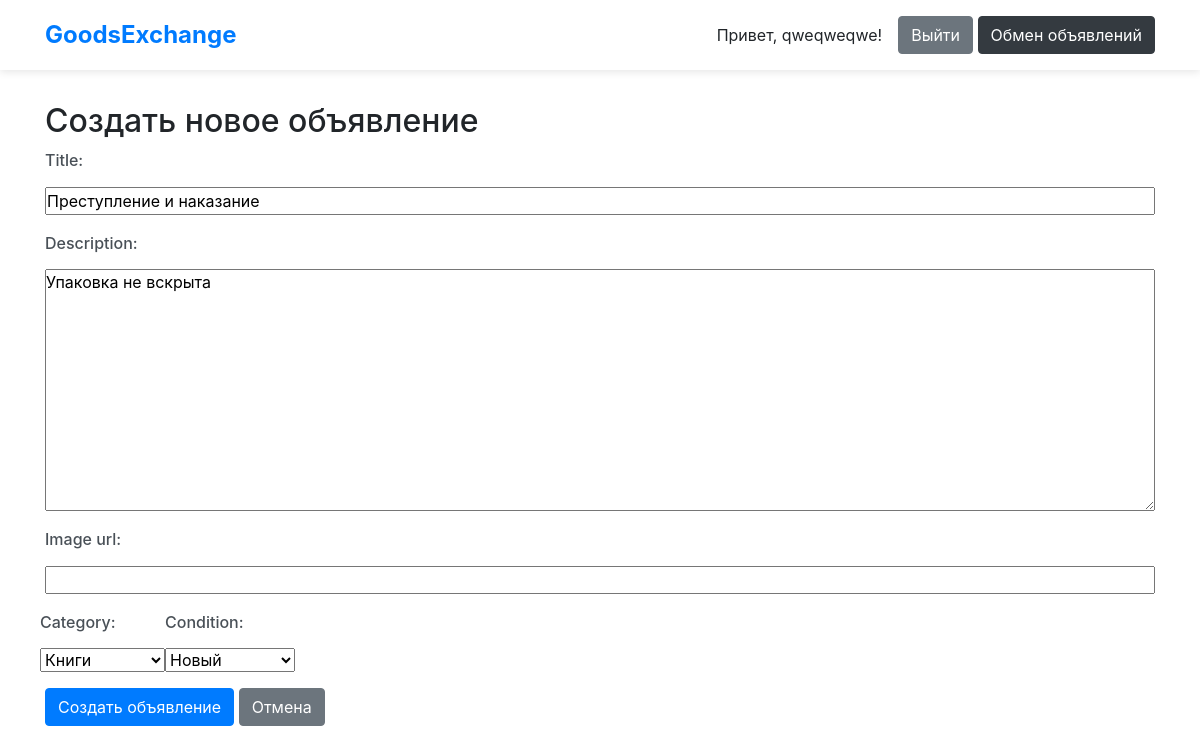
Screenshot of /ad/6/edit/ (signed in) with the database file from the repository.
### exchange_app/models.py (models this page shows, shortened)
class Ad(models.Model):
    CATEGORY_CHOICES = [
        ('electronics', 'Электроника'),
        ('books', 'Книги'),
        ('clothing', 'Одежда'),
        ('other', 'Другое'),
    ]
    CONDITION_CHOICES = [
        ('new', 'Новый'),
        ('used', 'Б/У'),
        ('broken', 'Неисправный'),
    ]
    user = models.ForeignKey(User, on_delete=models.CASCADE)
    title = models.CharField(max_length=200)
    description = models.TextField()
    image_url = models.URLField(blank=True, null=True)
    category = models.CharField(max_length=50, choices=CATEGORY_CHOICES)
    condition = models.CharField(max_length=50, choices=CONDITION_CHOICES)
    created_at = models.DateTimeField(auto_now_add=True)

### exchange_app/views.py (the view)
# urls.py: path('ad/<int:pk>/edit/', AdUpdateView.as_view(), name='ad-update'),
class AdUpdateView(UpdateView):
    model = Ad
    fields = ['title', 'description', 'image_url', 'category', 'condition']
    template_name = 'ad/ad_form.html'
    success_url = reverse_lazy('ad-list')
    def dispatch(self, request, *args, **kwargs):
        ad = self.get_object()
        if ad.user != request.user:
            raise PermissionDenied
        return super().dispatch(request, *args, **kwargs)

### exchange_app/templates/Ad/ad_form.html (shortened to what this page needs)
{% extends 'base.html' %}
{% block content %}
<h2>Создать новое объявление</h2>
<form method="post" enctype="multipart/form-data">
    <div class="form-group">
        {{ form.title.label_tag }}
        {{ form.title }}
    </div>
    <div class="form-group">
        {{ form.description.label_tag }}
        {{ form.description }}
    </div>
    <div class="form-group">
        {{ form.image_url.label_tag }}
        {{ form.image_url }}
    </div>
    <div class="form-row">
        <div class="form-group">
            {{ form.category.label_tag }}
            {{ form.category }}
        </div>
        <div class="form-group">
            {{ form.condition.label_tag }}
            {{ form.condition }}
        </div>
    </div>
    <button type="submit" class="btn btn-primary">Создать объявление</button>
    <a href="{% url 'ad-list' %}" class="btn btn-secondary">Отмена</a>
</form>
{% endblock %}

### exchange_app/templates/base.html (shortened to what this page needs)
<!DOCTYPE html>
<html lang="ru">
<head>
    <link rel="stylesheet" href="https://stackpath.bootstrapcdn.com/bootstrap/4.5.2/css/bootstrap.min.css">
</head>
<body>
    <header>
        <div class="container">
            <div class="header-content">
                <a href="/" class="brand">GoodsExchange</a>
                <div class="auth-links">
                    {% if user.is_authenticated %}
                        <span>Привет, {{ user.username }}!</span>
                        <form action="{% url 'logout' %}" method="post">
                            <button type="submit" class="btn btn-secondary">Выйти</button>
                            <a href="{% url 'proposal-list' %}" class="btn btn-dark">Обмен объявлений</a>
                        </form>
                    {% else %}
                        <a href="{% url 'login' %}" class="btn btn-primary">Войти</a>
                        <a href="{% url 'signup' %}" class="btn btn-secondary">Регистрация</a>
                    {% endif %}
                </div>
            </div>
        </div>
    </header>
    <main class="container">
        {% block content %}{% endblock %}
    </main>
</body>
</html>

### exchange_app/templates/base.html (style rules this page uses)
:root { --primary: #4a90e2; --secondary: #6c757d; --success: #28a745; --light: #f8f9fa; --dark: #343a40; --border-radius: 8px; --box-shadow: 0 2px 8px rgba(0,0,0,0.1); }
.form-group { display: flex; flex-direction: column; gap: 0.4rem; }
* { box-sizing: border-box; margin: 0; padding: 0; font-family: -apple-system, BlinkMacSystemFont, 'Segoe UI', Roboto, sans-serif; }
body { background-color: #f4f6f8; line-height: 1.6; color: var(--dark); }
.container { max-width: 1200px; margin: 0 auto; padding: 0 20px; }
header { background: white; box-shadow: var(--box-shadow); padding: 1rem 0; margin-bottom: 2rem; }
.header-content { display: flex; justify-content: space-between; align-items: center; }
.brand { font-size: 1.5rem; font-weight: 700; color: var(--primary); text-decoration: none; }
.auth-links { display: flex; gap: 1rem; align-items: center; }
.btn { display: inline-flex; align-items: center; padding: 0.6rem 1.2rem; border-radius: var(--border-radius); text-decoration: none; transition: all 0.2s ease; font-weight: 500; }
.btn-primary { background: var(--primary); color: white; border: 2px solid var(--primary); }
.btn-secondary { background: var(--secondary); color: white; border: 2px solid var(--secondary); }
.form-group { margin-bottom: 1.2rem; }
.form-group label { display: block; margin-bottom: 0.5rem; font-weight: 500; color: #495057; }

### rows the page displays
Ad: title "Преступление и наказание", description "Упаковка не вскрыта", category "Книги", condition "Новый"

### other values shown
{{ user.username }} "qweqweqwe"
